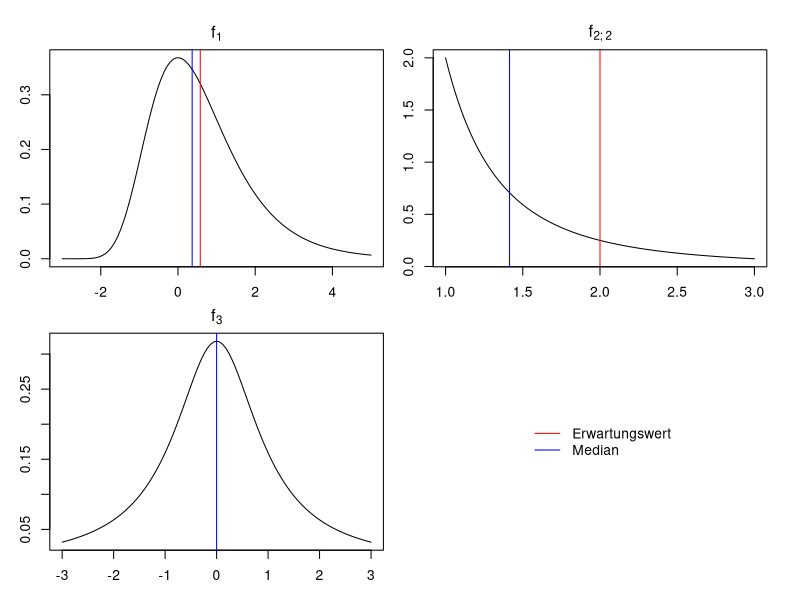

Reproduce this figure in R.
##### Statistik Serie 7

### Raphael Keller
### 23-128-721

### Aufgabe 1

par(mfrow = c(2, 2), mar = c(2, 2, 2, 1), oma = c(1, 1, 1, 1))


f_1 <- function(x) { exp(-exp(-x)) * exp(-x) }
f_2 <- function(x) { 2 * x ^ (-3) }
f_3 <- function(x) { dcauchy(x) }

# these values have been calculated by hand
# expected_value <- c(0.577, 2, NA)
# median <- c(0.367, sqrt(2), 0)


curve(f_1, from = -3, to = 5, xlab = NA, ylab = NA, main = expression(f[1]))
abline(v = c(0.577, 0.367), col = c("red", "blue"))

curve(f_2, from = 1, to = 3, xlab = NA, ylab = NA, main = expression(f[2*";"~2]))
abline(v = c(2, sqrt(2)), col = c("red", "blue"))

curve(f_3, from = -3, to = 3, xlab = NA, ylab = NA, main = expression(f[3]))
abline(v = 0, col = "blue")

plot.new()
legend("center",
       c("Erwartungswert", "Median"),
       col = c("red", "blue"),
       lty = 1,
       bty = "n")

par(mfrow = c(1, 1))
